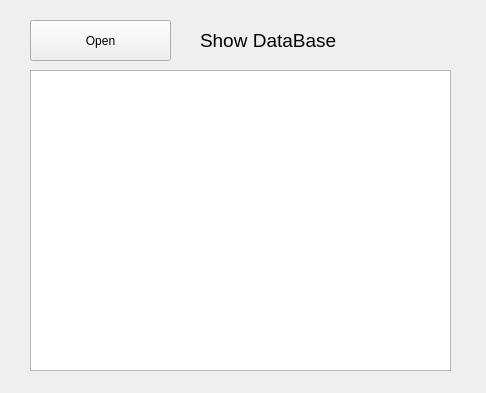
<?xml version="1.0" encoding="UTF-8"?>
<ui version="4.0">
 <class>DataBase</class>
 <widget class="QWidget" name="DataBase">
  <property name="geometry">
   <rect>
    <x>0</x>
    <y>0</y>
    <width>486</width>
    <height>393</height>
   </rect>
  </property>
  <property name="windowTitle">
   <string>Form</string>
  </property>
  <widget class="QPushButton" name="pushButton">
   <property name="geometry">
    <rect>
     <x>30</x>
     <y>20</y>
     <width>141</width>
     <height>41</height>
    </rect>
   </property>
   <property name="text">
    <string>Open</string>
   </property>
  </widget>
  <widget class="QLabel" name="label">
   <property name="geometry">
    <rect>
     <x>200</x>
     <y>20</y>
     <width>231</width>
     <height>41</height>
    </rect>
   </property>
   <property name="font">
    <font>
     <pointsize>14</pointsize>
    </font>
   </property>
   <property name="text">
    <string>Show DataBase</string>
   </property>
  </widget>
  <widget class="QTextEdit" name="textEdit">
   <property name="geometry">
    <rect>
     <x>30</x>
     <y>70</y>
     <width>421</width>
     <height>301</height>
    </rect>
   </property>
  </widget>
 </widget>
 <resources/>
 <connections/>
</ui>
